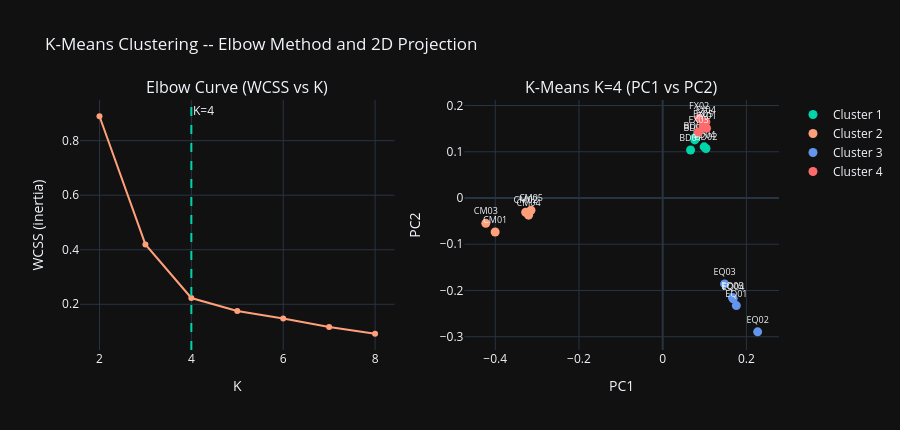

The code cell stored with this chart in its notebook:
### Code cell
# ── K-Means on PCA-compressed features (first 5 PCs) ─────────────────────────
pca_feat = SKPCA(n_components=5, random_state=SEED).fit_transform(returns.T)

K_RANGE  = range(2, 9)
inertias = [KMeans(n_clusters=k, random_state=SEED, n_init=10).fit(pca_feat).inertia_
             for k in K_RANGE]

km4      = KMeans(n_clusters=4, random_state=SEED, n_init=10).fit(pca_feat)
km_lbls  = km4.labels_

fig = ps.make_subplots(rows=1, cols=2,
                        subplot_titles=['Elbow Curve (WCSS vs K)', 'K-Means K=4 (PC1 vs PC2)'])
fig.add_trace(go.Scatter(x=list(K_RANGE), y=inertias, mode='lines+markers',
                          line=dict(color='lightsalmon', width=2),
                          marker=dict(size=6), showlegend=False), row=1, col=1)
fig.add_vline(x=4, line_dash='dash', line_color='#00d4aa',
               annotation_text='K=4', annotation_position='top right', row=1, col=1)

KM_COLS = ['#00d4aa','lightsalmon','cornflowerblue','#ff6b6b']
for k in range(4):
    mask = km_lbls == k
    fig.add_trace(go.Scatter(
        x=pca_feat[mask,0], y=pca_feat[mask,1],
        mode='markers+text',
        marker=dict(color=KM_COLS[k], size=9),
        text=np.array(ASSETS)[mask].tolist(),
        textposition='top center', textfont=dict(size=9),
        name='Cluster {}'.format(k+1)
    ), row=1, col=2)

fig.update_xaxes(title_text='K', row=1, col=1)
fig.update_yaxes(title_text='WCSS (inertia)', row=1, col=1)
fig.update_xaxes(title_text='PC1', row=1, col=2)
fig.update_yaxes(title_text='PC2', row=1, col=2)
fig.update_layout(template='plotly_dark', height=430,
                   title='K-Means Clustering -- Elbow Method and 2D Projection')
fig.show()

# Alignment check
true_idx = [list(ASSET_CLASSES.keys()).index(asset_class[a]) for a in ASSETS]
ct = pd.crosstab(pd.Series(true_idx, name='True class'),
                  pd.Series(km_lbls,  name='K-Means cluster'))
print('Contingency table (true class vs K-Means):')
print(ct)

### Figure 1 — Plotly figure (JSON) as saved in the notebook; plotly's stock layout.template omitted (floating-point values rounded to 4 significant figures)
{"data": [{"line": {"color": "lightsalmon", "width": 2}, "marker": {"size": 6}, "mode": "lines+markers", "showlegend": false, "type": "scatter", "x": [2, 3, 4, 5, 6, 7, 8], "xaxis": "x", "y": [0.8896, 0.4195, 0.223, 0.1754, 0.1475, 0.1167, 0.0919], "yaxis": "y"}, {"marker": {"color": "#00d4aa", "size": 9}, "mode": "markers+text", "name": "Cluster 1", "text": ["BD01", "BD02", "BD03", "BD04", "BD05"], "textfont": {"size": 9}, "textposition": "top center", "type": "scatter", "x": [0.0666, 0.1033, 0.07664, 0.099, 0.07699], "xaxis": "x2", "y": [0.1038, 0.107, 0.1257, 0.1106, 0.1303], "yaxis": "y2"}, {"marker": {"color": "lightsalmon", "size": 9}, "mode": "markers+text", "name": "Cluster 2", "text": ["CM01", "CM02", "CM03", "CM04", "CM05"], "textfont": {"size": 9}, "textposition": "top center", "type": "scatter", "x": [-0.4002, -0.3273, -0.4226, -0.3203, -0.3147], "xaxis": "x2", "y": [-0.07348, -0.03092, -0.05488, -0.03718, -0.02655], "yaxis": "y2"}, {"marker": {"color": "cornflowerblue", "size": 9}, "mode": "markers+text", "name": "Cluster 3", "text": ["EQ01", "EQ02", "EQ03", "EQ04", "EQ05"], "textfont": {"size": 9}, "textposition": "top center", "type": "scatter", "x": [0.1758, 0.2268, 0.1478, 0.1684, 0.1668], "xaxis": "x2", "y": [-0.2328, -0.2896, -0.1858, -0.2179, -0.2153], "yaxis": "y2"}, {"marker": {"color": "#ff6b6b", "size": 9}, "mode": "markers+text", "name": "Cluster 4", "text": ["FX01", "FX02", "FX03", "FX04", "FX05"], "textfont": {"size": 9}, "textposition": "top center", "type": "scatter", "x": [0.1047, 0.08717, 0.08558, 0.1031, 0.09649], "xaxis": "x2", "y": [0.1507, 0.1727, 0.1428, 0.1645, 0.1561], "yaxis": "y2"}], "layout": {"annotations": [{"font": {"size": 16}, "showarrow": false, "text": "Elbow Curve (WCSS vs K)", "x": 0.225, "xanchor": "center", "xref": "paper", "y": 1, "yanchor": "bottom", "yref": "paper"}, {"font": {"size": 16}, "showarrow": false, "text": "K-Means K=4 (PC1 vs PC2)", "x": 0.775, "xanchor": "center", "xref": "paper", "y": 1, "yanchor": "bottom", "yref": "paper"}, {"showarrow": false, "text": "K=4", "x": 4, "xanchor": "left", "xref": "x", "y": 1, "yanchor": "top", "yref": "y domain"}], "height": 430, "shapes": [{"line": {"color": "#00d4aa", "dash": "dash"}, "type": "line", "x0": 4, "x1": 4, "xref": "x", "y0": 0, "y1": 1, "yref": "y domain"}], "title": {"text": "K-Means Clustering -- Elbow Method and 2D Projection"}, "xaxis": {"anchor": "y", "domain": [0, 0.45], "title": {"text": "K"}}, "xaxis2": {"anchor": "y2", "domain": [0.55, 1], "title": {"text": "PC1"}}, "yaxis": {"anchor": "x", "domain": [0, 1], "title": {"text": "WCSS (inertia)"}}, "yaxis2": {"anchor": "x2", "domain": [0, 1], "title": {"text": "PC2"}}}}
